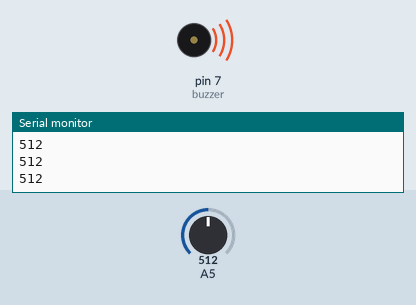
The sketch below on a simulated Arduino Uno, built with avr-gcc and run on an emulated ATmega328P. Parts: buzzer (waves = sounding, pin HIGH), the last lines printed to the serial monitor. Inputs (shaded band) come from the test bench; at power-on: A5 = 512.

Above: at 1.2 s.
1.3 s: A5 set to 269
2.8 s: A5 set to 239
At 4.0 s:
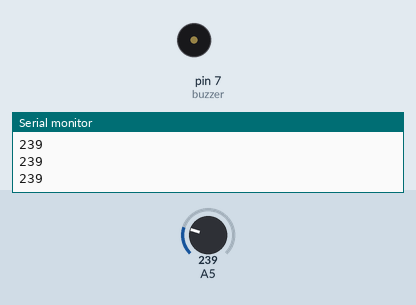
4.3 s: A5 set to 260
At 5.5 s:
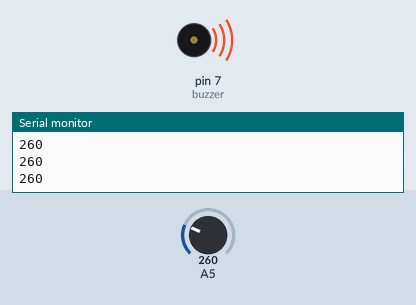
5.8 s: A5 set to 240
At 7.0 s:
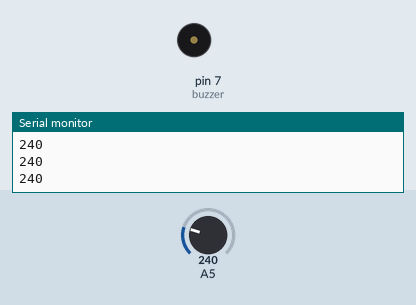
Timing chart, 0 to 8.3 s (numbered marks = the images above; inputs shaded):
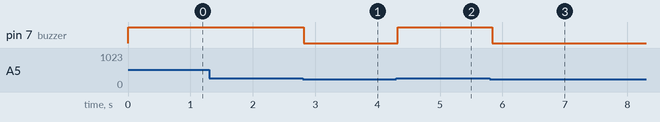

Measured:
- the behaviour switches between 251 and 250 on A5 (found by bisection; images 0 and 1)
- after the input at 2.8 s, pin 7 (buzzer): HIGH → LOW at once
- after the input at 4.3 s, pin 7 (buzzer): LOW → HIGH at once
- after the input at 5.8 s, pin 7 (buzzer): HIGH → LOW at once

The sketch:

small_sound.ino
```cpp
int buzzer = 7;

void setup() {
  pinMode(buzzer, OUTPUT);
  Serial.begin(9600);
}

void loop() {
  int value = analogRead(A5);
  Serial.println(value);

  if(value > 250){
    digitalWrite(buzzer, HIGH);
  } else {
    digitalWrite(buzzer, LOW);
  }

  delay(50);
}
```
